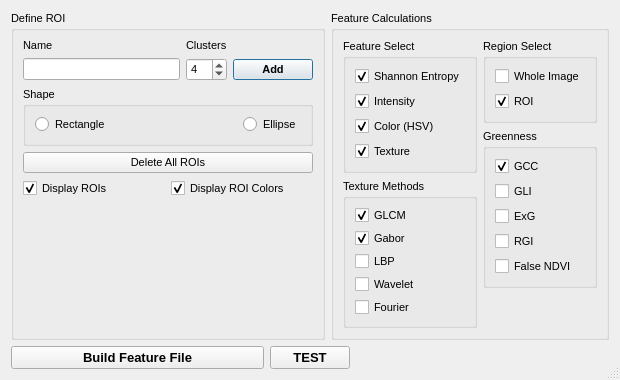
<?xml version="1.0" encoding="UTF-8"?>
<ui version="4.0">
 <class>Dialog</class>
 <widget class="QDialog" name="Dialog">
  <property name="geometry">
   <rect>
    <x>0</x>
    <y>0</y>
    <width>620</width>
    <height>380</height>
   </rect>
  </property>
  <property name="minimumSize">
   <size>
    <width>500</width>
    <height>320</height>
   </size>
  </property>
  <property name="font">
   <font>
    <family>Arial</family>
    <pointsize>8</pointsize>
   </font>
  </property>
  <property name="windowTitle">
   <string>Select Features</string>
  </property>
  <property name="sizeGripEnabled">
   <bool>true</bool>
  </property>
  <layout class="QVBoxLayout" name="verticalLayout_Main" stretch="1,0">

   <!-- TOP: two-column split -->
   <item>
    <layout class="QHBoxLayout" name="horizontalLayout_Top">

     <!-- LEFT COLUMN: Define ROI -->
     <item>
      <widget class="QGroupBox" name="groupBox_17">
       <property name="title"><string>Define ROI</string></property>
       <layout class="QVBoxLayout" name="verticalLayout_DefineROI">

        <!-- Name / Clusters / Add -->
        <item>
         <layout class="QGridLayout" name="gridLayout_ROI">
          <item row="0" column="0">
           <widget class="QLabel" name="label_roiName_4">
            <property name="text"><string>Name</string></property>
           </widget>
          </item>
          <item row="0" column="1">
           <widget class="QLabel" name="label_6">
            <property name="text"><string>Clusters</string></property>
           </widget>
          </item>
          <item row="1" column="0">
           <widget class="QLineEdit" name="lineEdit_roiName"/>
          </item>
          <item row="1" column="1">
           <widget class="QSpinBox" name="spinBoxColorClusters">
            <property name="minimum"><number>1</number></property>
            <property name="maximum"><number>8</number></property>
            <property name="value"><number>4</number></property>
           </widget>
          </item>
          <item row="1" column="2">
           <widget class="QPushButton" name="pushButtonAddROI">
            <property name="font">
             <font><weight>75</weight><bold>true</bold></font>
            </property>
            <property name="text"><string>Add</string></property>
            <property name="default"><bool>true</bool></property>
           </widget>
          </item>
         </layout>
        </item>

        <!-- Shape -->
        <item>
         <widget class="QGroupBox" name="groupBox_18">
          <property name="title"><string>Shape</string></property>
          <layout class="QHBoxLayout" name="horizontalLayout_Shape">
           <item>
            <widget class="QRadioButton" name="radioButton_ROIShapeRectangle">
             <property name="text"><string>Rectangle</string></property>
            </widget>
           </item>
           <item>
            <spacer name="horizontalSpacer_8">
             <property name="orientation"><enum>Qt::Horizontal</enum></property>
             <property name="sizeHint" stdset="0"><size><width>40</width><height>13</height></size></property>
            </spacer>
           </item>
           <item>
            <widget class="QRadioButton" name="radioButton_ROIShapeEllipse">
             <property name="text"><string>Ellipse</string></property>
            </widget>
           </item>
          </layout>
         </widget>
        </item>

        <!-- Delete All -->
        <item>
         <widget class="QPushButton" name="pushButton_deleteAllROIs">
          <property name="text"><string>Delete All ROIs</string></property>
         </widget>
        </item>

        <!-- Display checkboxes -->
        <item>
         <layout class="QHBoxLayout" name="horizontalLayout_Display">
          <item>
           <widget class="QCheckBox" name="checkBoxDisplayROIs">
            <property name="text"><string>Display ROIs</string></property>
            <property name="checked"><bool>true</bool></property>
           </widget>
          </item>
          <item>
           <widget class="QCheckBox" name="checkBoxCalcColors">
            <property name="toolTip"><string>Check to only train on colors when Add is clicked.</string></property>
            <property name="text"><string>Display ROI Colors</string></property>
            <property name="checked"><bool>true</bool></property>
           </widget>
          </item>
         </layout>
        </item>

        <item>
         <spacer name="verticalSpacer_Left">
          <property name="orientation"><enum>Qt::Vertical</enum></property>
          <property name="sizeHint" stdset="0"><size><width>20</width><height>10</height></size></property>
         </spacer>
        </item>

       </layout>
      </widget>
     </item>

     <!-- RIGHT COLUMN: two sub-columns -->
     <item>
      <widget class="QGroupBox" name="groupBox_ScalarOutputs">
       <property name="title"><string>Feature Calculations</string></property>
       <layout class="QHBoxLayout" name="horizontalLayout_FeatureCols">

        <!-- RIGHT-LEFT: Features + Texture -->
        <item>
         <layout class="QVBoxLayout" name="verticalLayout_FeaturesAndTexture">

          <item>
           <widget class="QGroupBox" name="groupBox_15">
            <property name="title"><string>Feature Select</string></property>
            <layout class="QVBoxLayout" name="verticalLayout_FeatureSelect">
             <item>
              <widget class="QCheckBox" name="checkBox_ShannonEntropy">
               <property name="text"><string>Shannon Entropy</string></property>
               <property name="checked"><bool>true</bool></property>
              </widget>
             </item>
             <item>
              <widget class="QCheckBox" name="checkBox_Intensity">
               <property name="text"><string>Intensity</string></property>
               <property name="checked"><bool>true</bool></property>
              </widget>
             </item>
             <item>
              <widget class="QCheckBox" name="checkBoxColor_HSV">
               <property name="text"><string>Color (HSV)</string></property>
               <property name="checked"><bool>true</bool></property>
              </widget>
             </item>
             <item>
              <widget class="QCheckBox" name="checkBox_Texture">
               <property name="text"><string>Texture</string></property>
               <property name="checked"><bool>true</bool></property>
              </widget>
             </item>
            </layout>
           </widget>
          </item>

          <!-- Texture sub-groupbox -->
          <item>
           <widget class="QGroupBox" name="groupBox_Texture">
            <property name="title"><string>Texture Methods</string></property>
            <property name="enabled"><bool>true</bool></property>
            <layout class="QVBoxLayout" name="verticalLayout_Texture">
             <item>
              <widget class="QCheckBox" name="checkBox_Texture_GLCM">
               <property name="toolTip"><string>GLCM — contrast, homogeneity, correlation. Best for white water and turbulence detection.</string></property>
               <property name="text"><string>GLCM</string></property>
               <property name="checked"><bool>true</bool></property>
              </widget>
             </item>
             <item>
              <widget class="QCheckBox" name="checkBox_Texture_Gabor">
               <property name="toolTip"><string>Gabor — multi-orientation frequency energy. Good for flow direction detection.</string></property>
               <property name="text"><string>Gabor</string></property>
               <property name="checked"><bool>true</bool></property>
              </widget>
             </item>
             <item>
              <widget class="QCheckBox" name="checkBox_Texture_LBP">
               <property name="toolTip"><string>LBP — rotation-invariant local patterns. Useful for water surface state classification.</string></property>
               <property name="text"><string>LBP</string></property>
               <property name="checked"><bool>false</bool></property>
              </widget>
             </item>
             <item>
              <widget class="QCheckBox" name="checkBox_Texture_Wavelet">
               <property name="toolTip"><string>Wavelet — multi-scale decomposition. Good for ice phenology and seasonal change.</string></property>
               <property name="text"><string>Wavelet</string></property>
               <property name="checked"><bool>false</bool></property>
              </widget>
             </item>
             <item>
              <widget class="QCheckBox" name="checkBox_Texture_Fourier">
               <property name="toolTip"><string>Fourier — radial frequency profile. Detects ripples and periodic surface patterns.</string></property>
               <property name="text"><string>Fourier</string></property>
               <property name="checked"><bool>false</bool></property>
              </widget>
             </item>
            </layout>
           </widget>
          </item>

          <item>
           <spacer name="verticalSpacer_Features">
            <property name="orientation"><enum>Qt::Vertical</enum></property>
            <property name="sizeHint" stdset="0"><size><width>20</width><height>10</height></size></property>
           </spacer>
          </item>

         </layout>
        </item>

        <!-- RIGHT-RIGHT: Region + Greenness -->
        <item>
         <layout class="QVBoxLayout" name="verticalLayout_RegionGreenness">

          <item>
           <widget class="QGroupBox" name="groupBox_14">
            <property name="toolTip"><string>Choose whether to save stats for the ROI, the whole image, or both.</string></property>
            <property name="title"><string>Region Select</string></property>
            <layout class="QVBoxLayout" name="verticalLayout_RegionSelect">
             <item>
              <widget class="QCheckBox" name="checkBoxScalarRegion_WholeImage">
               <property name="text"><string>Whole Image</string></property>
               <property name="checked"><bool>false</bool></property>
              </widget>
             </item>
             <item>
              <widget class="QCheckBox" name="checkBoxScalarRegion_ROI">
               <property name="text"><string>ROI</string></property>
               <property name="checked"><bool>true</bool></property>
              </widget>
             </item>
            </layout>
           </widget>
          </item>

          <item>
           <widget class="QGroupBox" name="groupBox_16">
            <property name="title"><string>Greenness</string></property>
            <layout class="QVBoxLayout" name="verticalLayout_Greenness">
             <item>
              <widget class="QCheckBox" name="checkBox_GCC">
               <property name="text"><string>GCC</string></property>
               <property name="checked"><bool>true</bool></property>
              </widget>
             </item>
             <item>
              <widget class="QCheckBox" name="checkBox_GLI">
               <property name="text"><string>GLI</string></property>
              </widget>
             </item>
             <item>
              <widget class="QCheckBox" name="checkBox_ExG">
               <property name="text"><string>ExG</string></property>
              </widget>
             </item>
             <item>
              <widget class="QCheckBox" name="checkBox_RGI">
               <property name="text"><string>RGI</string></property>
              </widget>
             </item>
             <item>
              <widget class="QCheckBox" name="checkBox_NDVI">
               <property name="text"><string>False NDVI</string></property>
              </widget>
             </item>
            </layout>
           </widget>
          </item>

          <item>
           <spacer name="verticalSpacer_Right">
            <property name="orientation"><enum>Qt::Vertical</enum></property>
            <property name="sizeHint" stdset="0"><size><width>20</width><height>10</height></size></property>
           </spacer>
          </item>

         </layout>
        </item>

       </layout>
      </widget>
     </item>

    </layout>
   </item>

   <!-- BOTTOM: buttons -->
   <item>
    <layout class="QHBoxLayout" name="horizontalLayout_Buttons">
     <item>
      <widget class="QPushButton" name="pushButton_Dlg_BuildFeatureFile">
       <property name="sizePolicy">
        <sizepolicy hsizetype="Expanding" vsizetype="Fixed">
         <horstretch>0</horstretch><verstretch>0</verstretch>
        </sizepolicy>
       </property>
       <property name="font">
        <font><pointsize>10</pointsize><weight>75</weight><bold>true</bold></font>
       </property>
       <property name="autoFillBackground"><bool>true</bool></property>
       <property name="text"><string>Build Feature File</string></property>
      </widget>
     </item>
     <item>
      <widget class="QPushButton" name="pushButton_Dlg_TEST">
       <property name="font">
        <font><pointsize>10</pointsize><weight>75</weight><bold>true</bold></font>
       </property>
       <property name="text"><string>TEST</string></property>
      </widget>
     </item>
     <item>
      <widget class="QDialogButtonBox" name="buttonBox_Close">
       <property name="enabled"><bool>false</bool></property>
       <property name="standardButtons"><set>QDialogButtonBox::NoButton</set></property>
      </widget>
     </item>
    </layout>
   </item>

  </layout>
 </widget>
 <resources/>
 <connections>
  <connection>
   <sender>buttonBox_Close</sender><signal>accepted()</signal>
   <receiver>Dialog</receiver><slot>accept()</slot>
   <hints>
    <hint type="sourcelabel"><x>20</x><y>20</y></hint>
    <hint type="destinationlabel"><x>20</x><y>20</y></hint>
   </hints>
  </connection>
  <connection>
   <sender>buttonBox_Close</sender><signal>rejected()</signal>
   <receiver>Dialog</receiver><slot>reject()</slot>
   <hints>
    <hint type="sourcelabel"><x>20</x><y>20</y></hint>
    <hint type="destinationlabel"><x>20</x><y>20</y></hint>
   </hints>
  </connection>
 </connections>
</ui>
